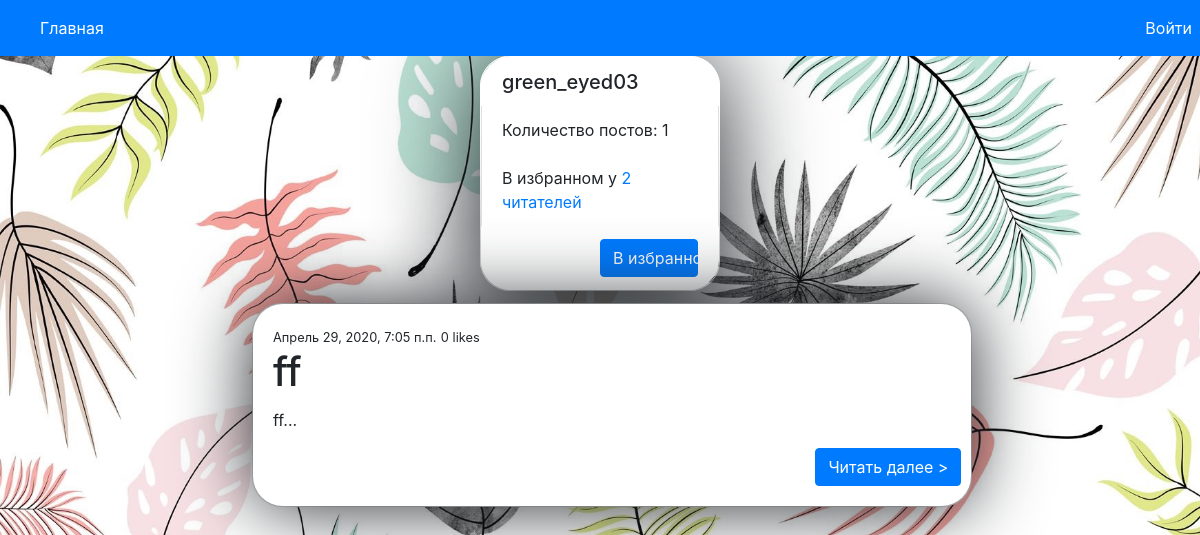
/authors/1/, run on an earlier commit of the app's database.
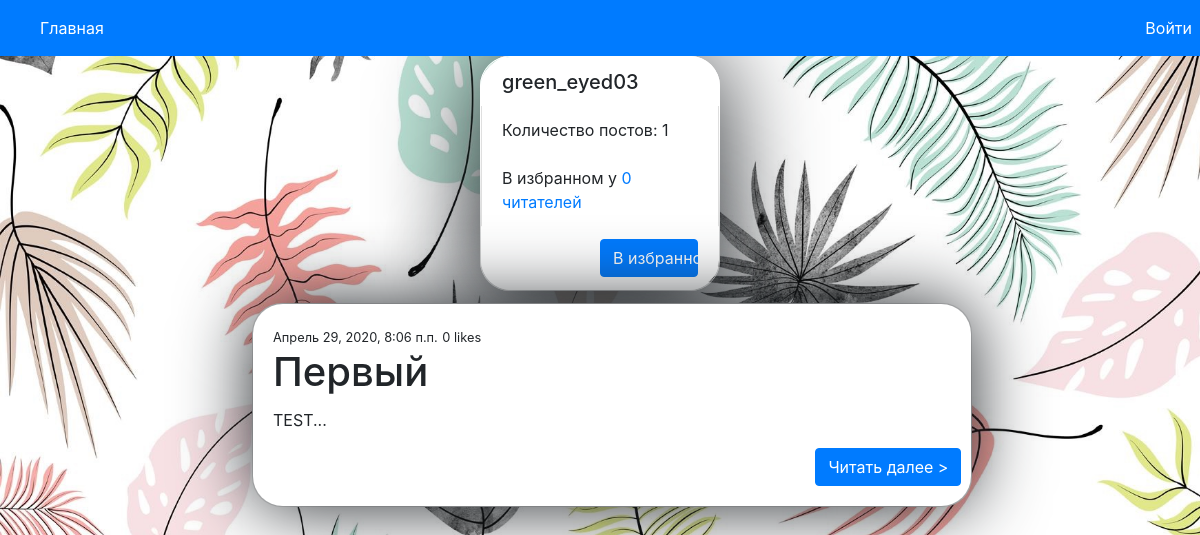
And on a later commit of the database.
### fun/models.py (models this page shows)
class Author(models.Model):
    user = models.ForeignKey(User, on_delete=models.CASCADE)
    about = models.CharField(max_length=256, blank=True)
    count_posts = models.IntegerField(default=0)
    count_fav = models.IntegerField(default=0)
    fav = models.TextField()
    my_fav = models.TextField()

class Post(models.Model):
    author = models.ForeignKey(Author, on_delete=models.CASCADE)
    text = models.TextField()
    title = models.CharField(max_length=100)
    count_like = models.IntegerField(default=0)
    count_comment = models.IntegerField(default=0)
    pub_date = models.DateTimeField()
    themes = models.CharField(max_length=20, blank=True)
    tags = models.CharField(max_length=20, blank=True)

### fun/views.py (the view)
# urls.py: path('authors/<int:username>/', fv.author_details, name='author'),
def author_details(request, username):
    user_id = request.user.id
    flag = False
    flag_fav = False
    auth = True
    if user_id is not None:
        my_favorites = get_my_fav(user_id)
        flag_fav = False
        if user_id == int(username):
            flag = True
        else:
            flag = False
            user_id = int(username)
        for f in my_favorites:
            if f == str(user_id):
                flag_fav = True
                break
            else:
                flag_fav = False
        if request.method == 'POST':
            user = Author.objects.get(pk=user_id)
            author = Author.objects.get(pk=request.user.id)
            if flag_fav:
                user.count_fav = user.count_fav - 1
                user.fav = user.fav.replace(str(author.id) + ';', '')
                user.save()
                author.my_fav = author.my_fav.replace(str(username) + ';', '')
                print(author.my_fav)
                author.save()
                flag_fav = False
            else:
                user.count_fav = user.count_fav + 1
                author_id = str(request.user.id) + ';'
                fav = user.fav
                fav += author_id
                user.fav = fav
                user.save()
                mf = author.my_fav
                print(mf)
                author_id = str(username) + ';'
                mf += author_id
                print(mf)
                author.my_fav = mf
                author.save()
                flag_fav = True
    else:
        auth = False
    s_list = []
    user_id = int(username)
    posts_list = Post.objects.filter(author_id=user_id)
    for p in posts_list:
        s = p.text
        s = s[:444] + '...'
        s_list.append(s)
    author = Author.objects.get(pk=user_id)
    data = zip(posts_list, s_list)
    flag_notification = notification_check(user_id=request.user.id)
    return render(request, 'fun/author_details.html',
                  {'info': author, 'flag': flag, 'auth': auth, 'user_id': user_id, 'data': data,
                   'posts_list': posts_list, 'flag_fav': flag_fav, 'flag_notification': flag_notification})

### fun/views.py (called while the page is built)
def notification_check(user_id):
    my_posts = Post.objects.filter(author_id=user_id)
    likes = []
    comments = []
    for p in my_posts:
        likes.append(Like.objects.filter(post_id=p.id, flag=True))
        comments.append(Comment.objects.filter(post_id=p.id, flag=True))
    f_c = ''
    f_l = ''
    if likes:
        f_l = likes[0]
        if len(f_l) != 0:
            f_l = f_l[0]
    if comments:
        f_c = comments[0]
        if len(f_c) != 0:
            f_c = f_c[0]
    if f_c or f_l:
        flag = True
    else:
        flag = False
    return flag

### fun/templates/fun/author_details.html (shortened to what this page needs)
{% extends  'base.html' %}
{% load static %}
{% block content %}
<div class="p-x-1 p-y-3" style="width: 20%; margin: 0 auto;  border-radius: 30px;">
    <div class="text-xs-center" style="box-shadow: 0 0 100px;  border-radius: 30px;">
        <ul class="list-group" style="border: 0.8px solid white; border-radius: 30px;">
            <h5 class="list-group-item" style="border-radius: 30px 30px 0 0; border: 1px solid white;">{{ info.user.username }}</h5>
            {% if flag is None %}
                <li class="list-group-item" style="text-align: left;">Обо мне: {{ info.about }}</li>
                <li class="list-group-item" style="text-align: left">Количество постов: {{ info.count_posts }}</li>
                <li class="list-group-item" style="text-align: left">В избранном у {{ info.count_fav }} читателей</li>
            {% else %}
                    <li class="list-group-item" style="text-align: left">Количество постов: {{ info.count_posts }}</li>
                    <li class="list-group-item" style="text-align: left">В избранном у <a href="{% url 'fav_list' info.id %}">{{ info.count_fav }} читателей</a></li>
                {% if flag %}
                    <li class="list-group-item" style="text-align: left">Обо мне: {{ info.about  }}</li>
                    <li class="list-group-item" style="border-radius: 0 0 30px 30px ; border: 1px solid white;"><a href="{% url 'edit_author' info.id %}" class="btn btn-primary"
                                                   style="width: 50%; margin-left: 50%">Редактировать</a></li>
                {% else %}
                    <form method="POST" style="box-shadow: 0 0 100px;border-radius: 30px;">{% csrf_token %}
                        {% if flag_fav %}
                            <li class="list-group-item" style="border-radius: 0 0 30px 30px; border-color: white;"><button class="btn btn-primary"
                                                       style="width: 50%; margin-left: 50%;">Удалить</button></li>
                        {% else %}
                            {% if auth %}
                                <li class="list-group-item" style="border-radius: 0 0 30px 30px; border-color: white;"><button class="btn btn-primary"
                                                           style="width: 50%; margin-left: 50%">В избранное</button></li>
                            {% else %}
                                <li class="list-group-item" style="border-radius: 0 0 30px 30px; border-color: white;"><a class="btn btn-primary" href="{% url 'login' %}"
                                                               style="width: 50%; margin-left: 50%;">В избранное</a></li>
                            {% endif %}
                        {% endif %}
                    </form>
                {% endif %}
            {% endif %}
        </ul>
    </div>
</div>
        {% for posts_list, s_list in data %}
            <div class="card" style="width:60%; margin-left: 21%; margin-top: 1%; border-radius: 30px;">
                  <div class="card-body" style="box-shadow: 0 0 75px; border-radius: 30px; border:white;">
                      <small>{{ posts_list.pub_date }}</small>
                      <small>{{ posts_list.count_like }} likes</small>
                      <h1 class="card-title">{{ posts_list.title }}</h1>
                      <p class="card-text">{{ s_list }}</p>
                      <a href="{% url 'post_details' posts_list.id %}" class="btn btn-primary" style="margin-left: 80%">Читать далее ></a>
                  </div>
            </div>
        {%endfor%}
{% endblock %}

What changed in the data, as far as the page shows it:
removed Post: pub_date "Апрель 29, 2020, 7:05 п.п.", count_like "0", title "ff", s_list "ff..."
changed Author "green_eyed03": count_fav "2" → "0"
added Post: pub_date "Апрель 29, 2020, 8:06 п.п.", count_like "0", title "Первый", s_list "TEST..."
